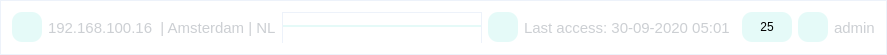
     <widget class="QFrame" name="frame_TopBar_2">
      <property name="minimumSize">
       <size>
        <width>0</width>
        <height>55</height>
       </size>
      </property>
      <property name="maximumSize">
       <size>
        <width>16777215</width>
        <height>55</height>
       </size>
      </property>
      <property name="layoutDirection">
       <enum>Qt::RightToLeft</enum>
      </property>
      <property name="styleSheet">
       <string notr="true">QFrame{
background-color: #ffffff;
border:1px solid #edf2fa;
}</string>
      </property>
      <property name="frameShape">
       <enum>QFrame::StyledPanel</enum>
      </property>
      <property name="frameShadow">
       <enum>QFrame::Raised</enum>
      </property>
      <layout class="QHBoxLayout" name="horizontalLayout_20">
       <item>
        <widget class="QLabel" name="label_PerfilName_2">
         <property name="maximumSize">
          <size>
           <width>110</width>
           <height>16777215</height>
          </size>
         </property>
         <property name="styleSheet">
          <string notr="true">QLabel{
color:rgb(204, 207, 211);
	font-size:15px;
	border:0px;

}

</string>
         </property>
         <property name="text">
          <string>admin</string>
         </property>
         <property name="alignment">
          <set>Qt::AlignLeading|Qt::AlignLeft|Qt::AlignVCenter</set>
         </property>
        </widget>
       </item>
       <item>
        <widget class="QPushButton" name="pushButton_Perfil_2">
         <property name="minimumSize">
          <size>
           <width>30</width>
           <height>30</height>
          </size>
         </property>
         <property name="maximumSize">
          <size>
           <width>30</width>
           <height>30</height>
          </size>
         </property>
         <property name="styleSheet">
          <string notr="true">QPushButton{
background-color:#e5faf8;
border:0px;
border-radius:10px;
}</string>
         </property>
         <property name="text">
          <string/>
         </property>
         <property name="icon">
          <iconset resource="../../Python_PySide2_DashInfosecGreen-main/Python_PySide2_DashInfosecGreen-main/assets/files.qrc">
           <normaloff>:/icons/user-3.png</normaloff>:/icons/user-3.png</iconset>
         </property>
         <property name="iconSize">
          <size>
           <width>20</width>
           <height>20</height>
          </size>
         </property>
        </widget>
       </item>
       <item>
        <widget class="QPushButton" name="pushButton_Notifications_2">
         <property name="minimumSize">
          <size>
           <width>50</width>
           <height>30</height>
          </size>
         </property>
         <property name="maximumSize">
          <size>
           <width>50</width>
           <height>30</height>
          </size>
         </property>
         <property name="layoutDirection">
          <enum>Qt::LeftToRight</enum>
         </property>
         <property name="styleSheet">
          <string notr="true">QPushButton{
background-color:#e5faf8;
border:0px;
border-radius:10px;
}</string>
         </property>
         <property name="text">
          <string>25</string>
         </property>
         <property name="icon">
          <iconset resource="../../Python_PySide2_DashInfosecGreen-main/Python_PySide2_DashInfosecGreen-main/assets/files.qrc">
           <normaloff>:/icons/alarm.png</normaloff>:/icons/alarm.png</iconset>
         </property>
         <property name="iconSize">
          <size>
           <width>20</width>
           <height>20</height>
          </size>
         </property>
        </widget>
       </item>
       <item>
        <widget class="QFrame" name="frame_TopBarSpace_2">
         <property name="styleSheet">
          <string notr="true">QFrame{border:0px;}</string>
         </property>
         <property name="frameShape">
          <enum>QFrame::StyledPanel</enum>
         </property>
         <property name="frameShadow">
          <enum>QFrame::Raised</enum>
         </property>
        </widget>
       </item>
       <item>
        <widget class="QLabel" name="label_LastAccess_2">
         <property name="minimumSize">
          <size>
           <width>160</width>
           <height>0</height>
          </size>
         </property>
         <property name="maximumSize">
          <size>
           <width>250</width>
           <height>16777215</height>
          </size>
         </property>
         <property name="styleSheet">
          <string notr="true">QLabel{
color:rgb(204, 207, 211);
	font-size:15px;
	border:0px;

}

</string>
         </property>
         <property name="text">
          <string>Last access: 30-09-2020 05:01</string>
         </property>
         <property name="alignment">
          <set>Qt::AlignLeading|Qt::AlignLeft|Qt::AlignVCenter</set>
         </property>
        </widget>
       </item>
       <item>
        <widget class="QPushButton" name="pushButton_LastAccess_2">
         <property name="minimumSize">
          <size>
           <width>30</width>
           <height>30</height>
          </size>
         </property>
         <property name="maximumSize">
          <size>
           <width>30</width>
           <height>30</height>
          </size>
         </property>
         <property name="styleSheet">
          <string notr="true">QPushButton{
background-color:#e5faf8;
border:0px;
border-radius:10px;
}</string>
         </property>
         <property name="text">
          <string/>
         </property>
         <property name="icon">
          <iconset resource="../../Python_PySide2_DashInfosecGreen-main/Python_PySide2_DashInfosecGreen-main/assets/files.qrc">
           <normaloff>:/icons/clock-1.png</normaloff>:/icons/clock-1.png</iconset>
         </property>
         <property name="iconSize">
          <size>
           <width>20</width>
           <height>20</height>
          </size>
         </property>
        </widget>
       </item>
       <item>
        <widget class="QFrame" name="frame_LeftControlBar">
         <property name="minimumSize">
          <size>
           <width>200</width>
           <height>0</height>
          </size>
         </property>
         <property name="maximumSize">
          <size>
           <width>200</width>
           <height>16777215</height>
          </size>
         </property>
         <property name="styleSheet">
          <string notr="true">QFrame{
background-color: #ffffff;
border:1px solid #edf2fa;
}</string>
         </property>
         <property name="frameShape">
          <enum>QFrame::StyledPanel</enum>
         </property>
         <property name="frameShadow">
          <enum>QFrame::Raised</enum>
         </property>
         <layout class="QVBoxLayout" name="verticalLayout">
          <property name="spacing">
           <number>5</number>
          </property>
          <property name="leftMargin">
           <number>0</number>
          </property>
          <property name="topMargin">
           <number>9</number>
          </property>
          <property name="rightMargin">
           <number>0</number>
          </property>
          <item>
           <widget class="QFrame" name="frame_Logo">
            <property name="minimumSize">
             <size>
              <width>0</width>
              <height>100</height>
             </size>
            </property>
            <property name="maximumSize">
             <size>
              <width>16777215</width>
              <height>100</height>
             </size>
            </property>
            <property name="styleSheet">
             <string notr="true">QFrame{
	background-color:#fff;
	border:0px;
	color:#070000;
}
</string>
            </property>
            <property name="frameShape">
             <enum>QFrame::StyledPanel</enum>
            </property>
            <property name="frameShadow">
             <enum>QFrame::Raised</enum>
            </property>
            <widget class="QLabel" name="label_LogoNameDesc">
             <property name="geometry">
              <rect>
               <x>0</x>
               <y>60</y>
               <width>191</width>
               <height>15</height>
              </rect>
             </property>
             <property name="maximumSize">
              <size>
               <width>16777215</width>
               <height>15</height>
              </size>
             </property>
             <property name="styleSheet">
              <string notr="true">QLabel{

	font-size:16px;
	border:0px;
color:rgb(204, 207, 211);

}</string>
             </property>
             <property name="text">
              <string>Tramontinas tool</string>
             </property>
             <property name="alignment">
              <set>Qt::AlignCenter</set>
             </property>
            </widget>
            <widget class="QLabel" name="label_LogoName">
             <property name="geometry">
              <rect>
               <x>0</x>
               <y>20</y>
               <width>191</width>
               <height>42</height>
              </rect>
             </property>
             <property name="styleSheet">
              <string notr="true">QLabel{
color:#04c9b7;
		font-size:30px;
	    border:0px;
	font-weight: bold;
  text-align:center;

}</string>
             </property>
             <property name="text">
              <string>DashPriv8</string>
             </property>
             <property name="alignment">
              <set>Qt::AlignCenter</set>
             </property>
            </widget>
           </widget>
          </item>
          <item>
           <widget class="QPushButton" name="pushButton_DashBoard">
            <property name="minimumSize">
             <size>
              <width>0</width>
              <height>50</height>
             </size>
            </property>
            <property name="cursor">
             <cursorShape>PointingHandCursor</cursorShape>
            </property>
            <property name="styleSheet">
             <string notr="true">QPushButton{
	background-color:#e5faf8;
	border:0px;
	color:#0bc9b7;
    font-weight: bold;
font-size:15px;
text-align:left;
padding-left:10px;
}</string>
            </property>
            <property name="text">
             <string>Dashboard</string>
            </property>
            <property name="icon">
             <iconset resource="../../Python_PySide2_DashInfosecGreen-main/Python_PySide2_DashInfosecGreen-main/assets/files.qrc">
              <normaloff>:/icons/stopwatch-3.png</normaloff>:/icons/stopwatch-3.png</iconset>
            </property>
            <property name="iconSize">
             <size>
              <width>20</width>
              <height>20</height>
             </size>
            </property>
           </widget>
          </item>
          <item>
           <widget class="QPushButton" name="pushButton_QuickStart">
            <property name="minimumSize">
             <size>
              <width>0</width>
              <height>50</height>
             </size>
            </property>
            <property name="cursor">
             <cursorShape>PointingHandCursor</cursorShape>
            </property>
            <property name="styleSheet">
             <string notr="true">QPushButton{
	background-color:#fff;
	border:0px;
	color:#070000;
font-size:15px;
text-align:left;
padding-left:10px;
}

QPushButton:hover{
	background-color:#e5faf8;
	border:0px;
	color:#070000;
    font-weight: bold;
font-size:15px;
text-align:left;
}</string>
            </property>
            <property name="text">
             <string>Quick Start</string>
            </property>
            <property name="icon">
             <iconset resource="../../Python_PySide2_DashInfosecGreen-main/Python_PySide2_DashInfosecGreen-main/assets/files.qrc">
              <normaloff>:/icons/target.png</normaloff>:/icons/target.png</iconset>
            </property>
            <property name="iconSize">
             <size>
              <width>20</width>
              <height>20</height>
             </size>
            </property>
           </widget>
          </item>
          <item>
           <widget class="QPushButton" name="pushButton_Assets">
            <property name="minimumSize">
             <size>
              <width>0</width>
              <height>50</height>
             </size>
            </property>
            <property name="cursor">
             <cursorShape>PointingHandCursor</cursorShape>
            </property>
            <property name="styleSheet">
             <string notr="true">QPushButton{
	background-color:#fff;
	border:0px;
	color:#070000;
font-size:15px;
text-align:left;
padding-left:10px;
}

QPushButton:hover{
	background-color:#e5faf8;
	border:0px;
	color:#070000;
    font-weight: bold;
font-size:15px;
text-align:left;
}</string>
            </property>
            <property name="text">
             <string>Assets</string>
            </property>
            <property name="icon">
             <iconset resource="../../Python_PySide2_DashInfosecGreen-main/Python_PySide2_DashInfosecGreen-main/assets/files.qrc">
              <normaloff>:/icons/windows-4.png</normaloff>:/icons/windows-4.png</iconset>
            </property>
            <property name="iconSize">
             <size>
              <width>20</width>
              <height>20</height>
             </size>
            </property>
           </widget>
          </item>
          <item>
           <widget class="QPushButton" name="pushButton_Report">
            <property name="minimumSize">
             <size>
              <width>0</width>
              <height>50</height>
             </size>
            </property>
            <property name="cursor">
             <cursorShape>PointingHandCursor</cursorShape>
            </property>
            <property name="styleSheet">
             <string notr="true">QPushButton{
	background-color:#fff;
	border:0px;
	color:#070000;
font-size:15px;
text-align:left;
padding-left:10px;
}

QPushButton:hover{
	background-color:#e5faf8;
	border:0px;
	color:#070000;
    font-weight: bold;
font-size:15px;
text-align:left;
}</string>
            </property>
            <property name="text">
             <string>Report</string>
            </property>
            <property name="icon">
             <iconset resource="../../Python_PySide2_DashInfosecGreen-main/Python_PySide2_DashInfosecGreen-main/assets/files.qrc">
              <normaloff>:/icons/list.png</normaloff>:/icons/list.png</iconset>
            </property>
            <property name="iconSize">
             <size>
              <width>20</width>
              <height>20</height>
             </size>
            </property>
           </widget>
          </item>
          <item>
           <widget class="QPushButton" name="pushButton_Config">
            <property name="minimumSize">
             <size>
              <width>0</width>
              <height>50</height>
             </size>
            </property>
            <property name="cursor">
             <cursorShape>PointingHandCursor</cursorShape>
            </property>
            <property name="styleSheet">
             <string notr="true">QPushButton{
	background-color:#fff;
	border:0px;
	color:#070000;
font-size:15px;
text-align:left;
padding-left:10px;
}

QPushButton:hover{
	background-color:#e5faf8;
	border:0px;
	color:#070000;
    font-weight: bold;
font-size:15px;
text-align:left;
}</string>
            </property>
            <property name="text">
             <string>Config</string>
            </property>
            <property name="icon">
             <iconset resource="../../Python_PySide2_DashInfosecGreen-main/Python_PySide2_DashInfosecGreen-main/assets/files.qrc">
              <normaloff>:/icons/settings-5.png</normaloff>:/icons/settings-5.png</iconset>
            </property>
            <property name="iconSize">
             <size>
              <width>20</width>
              <height>20</height>
             </size>
            </property>
           </widget>
          </item>
          <item>
           <widget class="QFrame" name="frame_LeftControlBarSpace">
            <property name="styleSheet">
             <string notr="true">QFrame{

border:0px;
}</string>
            </property>
            <property name="frameShape">
             <enum>QFrame::StyledPanel</enum>
            </property>
            <property name="frameShadow">
             <enum>QFrame::Raised</enum>
            </property>
            <layout class="QFormLayout" name="formLayout"/>
           </widget>
          </item>
          <item>
           <widget class="QPushButton" name="pushButton_About">
            <property name="minimumSize">
             <size>
              <width>0</width>
              <height>50</height>
             </size>
            </property>
            <property name="cursor">
             <cursorShape>PointingHandCursor</cursorShape>
            </property>
            <property name="styleSheet">
             <string notr="true">QPushButton{
	background-color:#fff;
	border:0px;
	color:rgb(186, 189, 182);

font-size:15px;
}

QPushButton:hover{
	background-color:#e5faf8;
	border:0px;
	color:#070000;
    font-weight: bold;
font-size:15px;
}</string>
            </property>
            <property name="text">
             <string>About</string>
            </property>
           </widget>
          </item>
         </layout>
        </widget>
       </item>
       <item>
        <widget class="QLabel" name="label_IpInfo_2">
         <property name="minimumSize">
          <size>
           <width>160</width>
           <height>0</height>
          </size>
         </property>
         <property name="maximumSize">
          <size>
           <width>250</width>
           <height>16777215</height>
          </size>
         </property>
         <property name="styleSheet">
          <string notr="true">QLabel{
color:rgb(204, 207, 211);
	font-size:15px;
	border:0px;

}

</string>
         </property>
         <property name="text">
          <string>192.168.100.16  | Amsterdam | NL</string>
         </property>
         <property name="alignment">
          <set>Qt::AlignLeading|Qt::AlignLeft|Qt::AlignVCenter</set>
         </property>
        </widget>
       </item>
       <item>
        <widget class="QPushButton" name="pushButton_InfoIo_2">
         <property name="minimumSize">
          <size>
           <width>30</width>
           <height>30</height>
          </size>
         </property>
         <property name="maximumSize">
          <size>
           <width>30</width>
           <height>30</height>
          </size>
         </property>
         <property name="styleSheet">
          <string notr="true">QPushButton{
background-color:#e5faf8;
border:0px;
border-radius:10px;
}</string>
         </property>
         <property name="text">
          <string/>
         </property>
         <property name="icon">
          <iconset resource="../../Python_PySide2_DashInfosecGreen-main/Python_PySide2_DashInfosecGreen-main/assets/files.qrc">
           <normaloff>:/icons/placeholder.png</normaloff>:/icons/placeholder.png</iconset>
         </property>
         <property name="iconSize">
          <size>
           <width>20</width>
           <height>20</height>
          </size>
         </property>
        </widget>
       </item>
      </layout>
     </widget>
